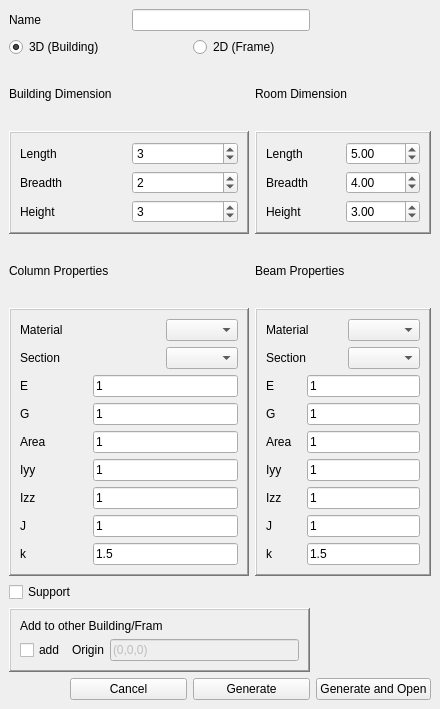
<?xml version="1.0" encoding="UTF-8"?>
<ui version="4.0">
 <class>MainWindow</class>
 <widget class="QMainWindow" name="MainWindow">
  <property name="geometry">
   <rect>
    <x>0</x>
    <y>0</y>
    <width>440</width>
    <height>709</height>
   </rect>
  </property>
  <property name="windowTitle">
   <string>Generate Building</string>
  </property>
  <widget class="QWidget" name="centralwidget">
   <layout class="QGridLayout" name="gridLayout_6">
    <item row="0" column="0">
     <widget class="QLabel" name="label_27">
      <property name="text">
       <string>Name</string>
      </property>
     </widget>
    </item>
    <item row="0" column="2" colspan="3">
     <widget class="QLineEdit" name="buildingName"/>
    </item>
    <item row="1" column="0" colspan="2">
     <widget class="QRadioButton" name="building">
      <property name="text">
       <string>3D (Building)</string>
      </property>
      <property name="checked">
       <bool>true</bool>
      </property>
      <attribute name="buttonGroup">
       <string notr="true">buttonGroup</string>
      </attribute>
     </widget>
    </item>
    <item row="1" column="3" colspan="2">
     <widget class="QRadioButton" name="frame2d">
      <property name="text">
       <string>2D (Frame)</string>
      </property>
      <attribute name="buttonGroup">
       <string notr="true">buttonGroup</string>
      </attribute>
     </widget>
    </item>
    <item row="2" column="0" colspan="2">
     <widget class="QLabel" name="label">
      <property name="text">
       <string>Building Dimension</string>
      </property>
     </widget>
    </item>
    <item row="2" column="4" colspan="2">
     <widget class="QLabel" name="label_5">
      <property name="text">
       <string>Room Dimension</string>
      </property>
     </widget>
    </item>
    <item row="3" column="4" colspan="2">
     <widget class="QFrame" name="frame_2">
      <property name="frameShape">
       <enum>QFrame::WinPanel</enum>
      </property>
      <property name="frameShadow">
       <enum>QFrame::Raised</enum>
      </property>
      <property name="lineWidth">
       <number>2</number>
      </property>
      <layout class="QGridLayout" name="gridLayout_2">
       <item row="0" column="0">
        <widget class="QLabel" name="label_6">
         <property name="text">
          <string>Length</string>
         </property>
        </widget>
       </item>
       <item row="1" column="0">
        <widget class="QLabel" name="label_7">
         <property name="text">
          <string>Breadth</string>
         </property>
        </widget>
       </item>
       <item row="2" column="0">
        <widget class="QLabel" name="label_8">
         <property name="text">
          <string>Height</string>
         </property>
        </widget>
       </item>
       <item row="2" column="1">
        <widget class="QDoubleSpinBox" name="roomHeight">
         <property name="singleStep">
          <double>1.000000000000000</double>
         </property>
         <property name="value">
          <double>3.000000000000000</double>
         </property>
        </widget>
       </item>
       <item row="1" column="1">
        <widget class="QDoubleSpinBox" name="roomBreadth">
         <property name="singleStep">
          <double>1.000000000000000</double>
         </property>
         <property name="value">
          <double>4.000000000000000</double>
         </property>
        </widget>
       </item>
       <item row="0" column="1">
        <widget class="QDoubleSpinBox" name="roomLength">
         <property name="value">
          <double>5.000000000000000</double>
         </property>
        </widget>
       </item>
      </layout>
     </widget>
    </item>
    <item row="4" column="0" colspan="2">
     <widget class="QLabel" name="label_9">
      <property name="text">
       <string>Column Properties</string>
      </property>
     </widget>
    </item>
    <item row="4" column="4" colspan="2">
     <widget class="QLabel" name="label_10">
      <property name="text">
       <string>Beam Properties</string>
      </property>
     </widget>
    </item>
    <item row="5" column="0" colspan="4">
     <widget class="QFrame" name="frame_3">
      <property name="frameShape">
       <enum>QFrame::WinPanel</enum>
      </property>
      <property name="frameShadow">
       <enum>QFrame::Raised</enum>
      </property>
      <layout class="QGridLayout" name="gridLayout_3">
       <item row="0" column="0" colspan="2">
        <widget class="QLabel" name="label_28">
         <property name="text">
          <string>Material</string>
         </property>
        </widget>
       </item>
       <item row="0" column="2">
        <widget class="QComboBox" name="columnMaterial"/>
       </item>
       <item row="1" column="0" colspan="2">
        <widget class="QLabel" name="label_29">
         <property name="text">
          <string>Section</string>
         </property>
        </widget>
       </item>
       <item row="1" column="2">
        <widget class="QComboBox" name="columnSection"/>
       </item>
       <item row="2" column="0">
        <widget class="QLabel" name="label_12">
         <property name="text">
          <string>E</string>
         </property>
        </widget>
       </item>
       <item row="2" column="1" colspan="2">
        <widget class="QLineEdit" name="columnYoungModulus">
         <property name="text">
          <string>1</string>
         </property>
        </widget>
       </item>
       <item row="3" column="0">
        <widget class="QLabel" name="label_11">
         <property name="text">
          <string>G</string>
         </property>
        </widget>
       </item>
       <item row="3" column="1" colspan="2">
        <widget class="QLineEdit" name="columnShearModulus">
         <property name="text">
          <string>1</string>
         </property>
        </widget>
       </item>
       <item row="4" column="0">
        <widget class="QLabel" name="label_13">
         <property name="text">
          <string>Area</string>
         </property>
        </widget>
       </item>
       <item row="4" column="1" colspan="2">
        <widget class="QLineEdit" name="columnArea">
         <property name="text">
          <string>1</string>
         </property>
        </widget>
       </item>
       <item row="5" column="0">
        <widget class="QLabel" name="label_15">
         <property name="text">
          <string>Iyy</string>
         </property>
        </widget>
       </item>
       <item row="5" column="1" colspan="2">
        <widget class="QLineEdit" name="columnIyy">
         <property name="text">
          <string>1</string>
         </property>
        </widget>
       </item>
       <item row="6" column="0">
        <widget class="QLabel" name="label_14">
         <property name="text">
          <string>Izz</string>
         </property>
        </widget>
       </item>
       <item row="6" column="1" colspan="2">
        <widget class="QLineEdit" name="columnIzz">
         <property name="text">
          <string>1</string>
         </property>
        </widget>
       </item>
       <item row="7" column="0">
        <widget class="QLabel" name="label_16">
         <property name="text">
          <string>J</string>
         </property>
        </widget>
       </item>
       <item row="7" column="1" colspan="2">
        <widget class="QLineEdit" name="columnTorsionConstant">
         <property name="text">
          <string>1</string>
         </property>
        </widget>
       </item>
       <item row="8" column="0">
        <widget class="QLabel" name="label_17">
         <property name="text">
          <string>k</string>
         </property>
        </widget>
       </item>
       <item row="8" column="1" colspan="2">
        <widget class="QLineEdit" name="columnShapeFactor">
         <property name="text">
          <string>1.5</string>
         </property>
        </widget>
       </item>
      </layout>
     </widget>
    </item>
    <item row="5" column="4" colspan="2">
     <widget class="QFrame" name="frame_4">
      <property name="frameShape">
       <enum>QFrame::WinPanel</enum>
      </property>
      <property name="frameShadow">
       <enum>QFrame::Raised</enum>
      </property>
      <layout class="QGridLayout" name="gridLayout_4">
       <item row="0" column="0" colspan="2">
        <widget class="QLabel" name="label_30">
         <property name="text">
          <string>Material</string>
         </property>
        </widget>
       </item>
       <item row="0" column="2">
        <widget class="QComboBox" name="beamMaterial"/>
       </item>
       <item row="1" column="0" colspan="2">
        <widget class="QLabel" name="label_31">
         <property name="text">
          <string>Section</string>
         </property>
        </widget>
       </item>
       <item row="1" column="2">
        <widget class="QComboBox" name="beamSection"/>
       </item>
       <item row="2" column="0">
        <widget class="QLabel" name="label_18">
         <property name="text">
          <string>E</string>
         </property>
        </widget>
       </item>
       <item row="2" column="1" colspan="2">
        <widget class="QLineEdit" name="beamYoungModulus">
         <property name="text">
          <string>1</string>
         </property>
        </widget>
       </item>
       <item row="3" column="0">
        <widget class="QLabel" name="label_19">
         <property name="text">
          <string>G</string>
         </property>
        </widget>
       </item>
       <item row="3" column="1" colspan="2">
        <widget class="QLineEdit" name="beamShearModulus">
         <property name="text">
          <string>1</string>
         </property>
        </widget>
       </item>
       <item row="4" column="0">
        <widget class="QLabel" name="label_20">
         <property name="text">
          <string>Area</string>
         </property>
        </widget>
       </item>
       <item row="4" column="1" colspan="2">
        <widget class="QLineEdit" name="beamArea">
         <property name="text">
          <string>1</string>
         </property>
        </widget>
       </item>
       <item row="5" column="0">
        <widget class="QLabel" name="label_21">
         <property name="text">
          <string>Iyy</string>
         </property>
        </widget>
       </item>
       <item row="5" column="1" colspan="2">
        <widget class="QLineEdit" name="beamIyy">
         <property name="text">
          <string>1</string>
         </property>
        </widget>
       </item>
       <item row="6" column="0">
        <widget class="QLabel" name="label_22">
         <property name="text">
          <string>Izz</string>
         </property>
        </widget>
       </item>
       <item row="6" column="1" colspan="2">
        <widget class="QLineEdit" name="beamIzz">
         <property name="text">
          <string>1</string>
         </property>
        </widget>
       </item>
       <item row="7" column="0">
        <widget class="QLabel" name="label_23">
         <property name="text">
          <string>J</string>
         </property>
        </widget>
       </item>
       <item row="7" column="1" colspan="2">
        <widget class="QLineEdit" name="beamTorsionConstant">
         <property name="text">
          <string>1</string>
         </property>
        </widget>
       </item>
       <item row="8" column="0">
        <widget class="QLabel" name="label_24">
         <property name="text">
          <string>k</string>
         </property>
        </widget>
       </item>
       <item row="8" column="1" colspan="2">
        <widget class="QLineEdit" name="beamShapeFactor">
         <property name="text">
          <string>1.5</string>
         </property>
        </widget>
       </item>
      </layout>
     </widget>
    </item>
    <item row="6" column="0" colspan="2">
     <widget class="QCheckBox" name="addSupport">
      <property name="text">
       <string>Support</string>
      </property>
     </widget>
    </item>
    <item row="7" column="0" colspan="5">
     <widget class="QFrame" name="frame_5">
      <property name="frameShape">
       <enum>QFrame::WinPanel</enum>
      </property>
      <property name="frameShadow">
       <enum>QFrame::Raised</enum>
      </property>
      <layout class="QGridLayout" name="gridLayout_5">
       <item row="0" column="0" colspan="3">
        <widget class="QLabel" name="label_26">
         <property name="text">
          <string>Add to other Building/Fram</string>
         </property>
        </widget>
       </item>
       <item row="1" column="0">
        <widget class="QCheckBox" name="addToBuilding">
         <property name="text">
          <string>add</string>
         </property>
        </widget>
       </item>
       <item row="1" column="1">
        <widget class="QLabel" name="label_25">
         <property name="text">
          <string>Origin</string>
         </property>
        </widget>
       </item>
       <item row="1" column="2">
        <widget class="QLineEdit" name="origin">
         <property name="enabled">
          <bool>false</bool>
         </property>
         <property name="text">
          <string>(0,0,0)</string>
         </property>
        </widget>
       </item>
      </layout>
     </widget>
    </item>
    <item row="8" column="1" colspan="2">
     <widget class="QPushButton" name="cancel">
      <property name="text">
       <string>Cancel</string>
      </property>
     </widget>
    </item>
    <item row="8" column="3" colspan="2">
     <widget class="QPushButton" name="generate">
      <property name="text">
       <string>Generate</string>
      </property>
     </widget>
    </item>
    <item row="8" column="5">
     <widget class="QPushButton" name="generateAndOpen">
      <property name="text">
       <string>Generate and Open</string>
      </property>
     </widget>
    </item>
    <item row="3" column="0" colspan="4">
     <widget class="QFrame" name="frame">
      <property name="statusTip">
       <string>Length = No of rooms along length, Breadth= No of rooms along breadth, Height = No of floors</string>
      </property>
      <property name="frameShape">
       <enum>QFrame::WinPanel</enum>
      </property>
      <property name="frameShadow">
       <enum>QFrame::Raised</enum>
      </property>
      <property name="lineWidth">
       <number>2</number>
      </property>
      <layout class="QGridLayout" name="gridLayout">
       <item row="0" column="0">
        <widget class="QLabel" name="label_2">
         <property name="text">
          <string>Length</string>
         </property>
        </widget>
       </item>
       <item row="0" column="1">
        <widget class="QSpinBox" name="buildingLength">
         <property name="minimum">
          <number>1</number>
         </property>
         <property name="value">
          <number>3</number>
         </property>
        </widget>
       </item>
       <item row="1" column="0">
        <widget class="QLabel" name="label_3">
         <property name="text">
          <string>Breadth</string>
         </property>
        </widget>
       </item>
       <item row="1" column="1">
        <widget class="QSpinBox" name="buildingBreadth">
         <property name="minimum">
          <number>1</number>
         </property>
         <property name="value">
          <number>2</number>
         </property>
        </widget>
       </item>
       <item row="2" column="0">
        <widget class="QLabel" name="label_4">
         <property name="text">
          <string>Height</string>
         </property>
        </widget>
       </item>
       <item row="2" column="1">
        <widget class="QSpinBox" name="buildingHeight">
         <property name="minimum">
          <number>1</number>
         </property>
         <property name="value">
          <number>3</number>
         </property>
        </widget>
       </item>
      </layout>
     </widget>
    </item>
   </layout>
  </widget>
 </widget>
 <resources/>
 <connections>
  <connection>
   <sender>cancel</sender>
   <signal>clicked()</signal>
   <receiver>MainWindow</receiver>
   <slot>close()</slot>
   <hints>
    <hint type="sourcelabel">
     <x>71</x>
     <y>691</y>
    </hint>
    <hint type="destinationlabel">
     <x>105</x>
     <y>646</y>
    </hint>
   </hints>
  </connection>
  <connection>
   <sender>addToBuilding</sender>
   <signal>clicked(bool)</signal>
   <receiver>origin</receiver>
   <slot>setEnabled(bool)</slot>
   <hints>
    <hint type="sourcelabel">
     <x>63</x>
     <y>645</y>
    </hint>
    <hint type="destinationlabel">
     <x>172</x>
     <y>644</y>
    </hint>
   </hints>
  </connection>
  <connection>
   <sender>frame2d</sender>
   <signal>clicked(bool)</signal>
   <receiver>buildingBreadth</receiver>
   <slot>setDisabled(bool)</slot>
   <hints>
    <hint type="sourcelabel">
     <x>301</x>
     <y>59</y>
    </hint>
    <hint type="destinationlabel">
     <x>211</x>
     <y>179</y>
    </hint>
   </hints>
  </connection>
  <connection>
   <sender>frame2d</sender>
   <signal>clicked(bool)</signal>
   <receiver>roomBreadth</receiver>
   <slot>setDisabled(bool)</slot>
   <hints>
    <hint type="sourcelabel">
     <x>301</x>
     <y>59</y>
    </hint>
    <hint type="destinationlabel">
     <x>415</x>
     <y>179</y>
    </hint>
   </hints>
  </connection>
  <connection>
   <sender>building</sender>
   <signal>clicked(bool)</signal>
   <receiver>buildingBreadth</receiver>
   <slot>setEnabled(bool)</slot>
   <hints>
    <hint type="sourcelabel">
     <x>60</x>
     <y>52</y>
    </hint>
    <hint type="destinationlabel">
     <x>129</x>
     <y>164</y>
    </hint>
   </hints>
  </connection>
  <connection>
   <sender>building</sender>
   <signal>clicked(bool)</signal>
   <receiver>roomBreadth</receiver>
   <slot>setEnabled(bool)</slot>
   <hints>
    <hint type="sourcelabel">
     <x>94</x>
     <y>50</y>
    </hint>
    <hint type="destinationlabel">
     <x>336</x>
     <y>172</y>
    </hint>
   </hints>
  </connection>
 </connections>
 <buttongroups>
  <buttongroup name="buttonGroup"/>
 </buttongroups>
</ui>
